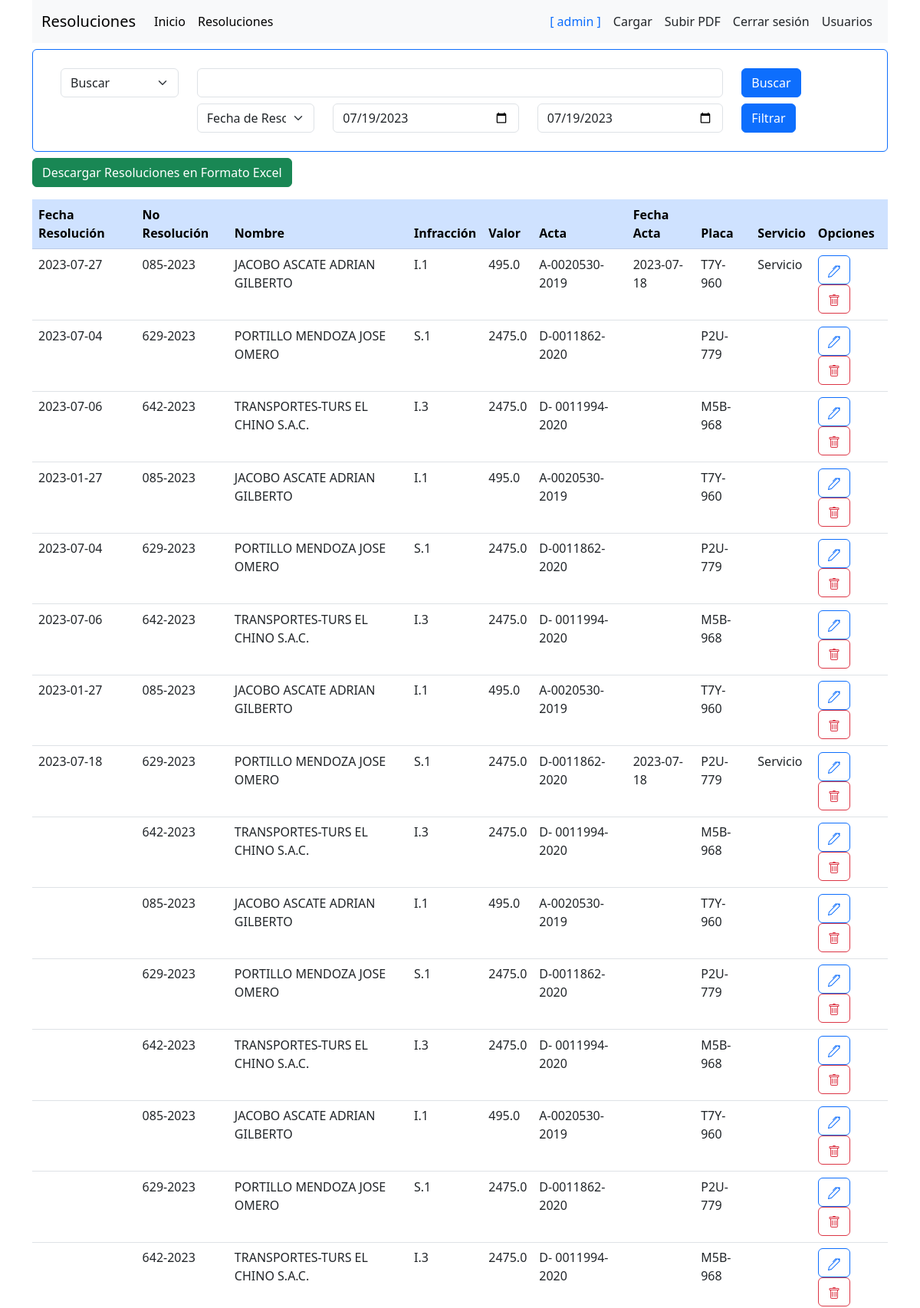
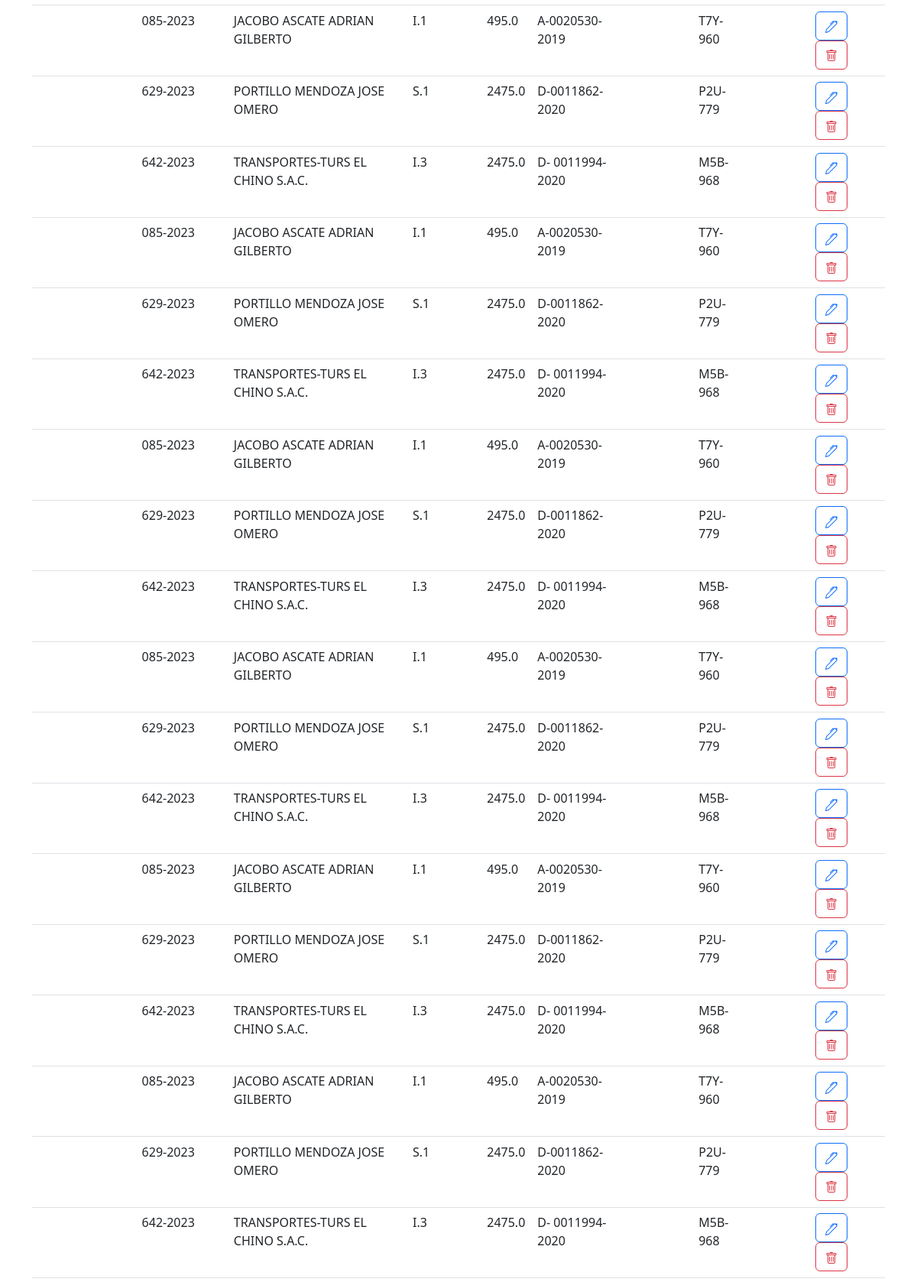
The app's page /resoluciones (signed in, upper part) with its own data (2 pictures, top to bottom).
### app.py (models this page shows)
class Usuario(db.Model, UserMixin):
	id = db.Column(db.Integer, primary_key=True)
	usuario = db.Column(db.String(15))
	password = db.Column(db.String(40))
	email = db.Column(db.String(80))
	telefono = db.Column(db.String(20))
	estatus = db.Column(db.Boolean)

class Resolucion(db.Model):
	id = db.Column(db.Integer, primary_key=True)
	fresolucion = db.Column(db.String(30))
	nresolucion = db.Column(db.String(10))
	nombre = db.Column(db.String(60))
	infraccion = db.Column(db.String(5))
	valor = db.Column(db.Float)
	acta = db.Column(db.String(30))
	fechaActa = db.Column(db.String(30))
	placa = db.Column(db.String(10))
	servicio = db.Column(db.String(50))
	fecha_resolu = db.Column(db.Date)
	fecha_acta = db.Column(db.Date)

### app.py (the view, shortened to what this page needs)
@app.route('/resoluciones')
@login_required
def resoluciones():
	datos = Resolucion.query.all()
	session['datos'] = datos
	tipo = request.form.get('cboFiltro', 'buscar')
	fecha_i = datetime.date.today()
	fecha_f = datetime.date.today()
	if tipo == "buscar":
		buscar = request.args.get('buscar', '')
		datos = Resolucion.query.filter(or_(
				Resolucion.nresolucion.ilike(f'%{buscar}%'),
				Resolucion.nombre.ilike(f'%{buscar}%'),
				Resolucion.infraccion.ilike(f'%{buscar}%'),
				Resolucion.acta.ilike(f'%{buscar}%'),
				Resolucion.placa.ilike(f'%{buscar}%'),
				Resolucion.servicio.ilike(f'%{buscar}%')
			)).all()
		session['datos'] = datos
	return render_template('resol-listar.html', datos=datos, fecha_i=fecha_i, fecha_f=fecha_f)

### app.py (called while the page is built)
@login_manager.user_loader
def load_user(id):
	return Usuario.query.filter_by(id=id).first()

### templates/resol-listar.html (shortened to what this page needs)
<!DOCTYPE html>
{% extends 'base.html' %}
{% block header %}
	{% include 'navbar.html' %}
{% endblock header %}
{% block main %}
<div class="card border-primary my-2">
	<div class="card-body">
		<form method="get">
			<div class="row my-2 mx-2">
				<div class="col-lg-2">
					<select class="form-select" id="cboFiltro" name="cboFiltro">
						<option value="buscar" selected>Buscar</option>
					</select>
				</div>
				<div class="col-lg-8">
					<input type="text" class="form-control" id="buscar" name="buscar">
				</div>
				<div class="col-lg-2">
					<button type="submit" class="btn btn-primary" id="btnBuscar">Buscar</button>
				</div>
			</div>
			<div class="row my-2 mx-2">
				<div class="col-lg-2 offset-2">
					<select class="form-select" id="cboFechas" name="cboFechas">
						<option value="resol" selected>Fecha de Resolución</option>
					</select>
				</div>
				<div class="col-lg-3">
					<input type="date" class="form-control" id="fecha_ini" name="fecha_ini" value="{{ fecha_i|default('') }}">
				</div>
				<div class="col-lg-3">
					<input type="date" class="form-control" id="fecha_fin" name="fecha_fin" value="{{ fecha_f|default('') }}">
				</div>
				<div class="col-lg-2">
					<button type="submit" class="btn btn-primary" id="btnFiltrar">Filtrar</button>
				</div>
			</div>
		</form>
	</div>
</div>
<div class="mb-2">
	<a class="btn btn-success" href="{{ url_for('descargar_excel_filtro', datos=datos) }}">Descargar Resoluciones en Formato Excel</a>
</div>
<div class="table-responsive mt-3">
	<table class="table">
		<thead class="table-primary">
			<tr>
				<th>Fecha Resolución</th>
				<th>No Resolución</th>
				<th>Nombre</th>
				<th>Infracción</th>
				<th>Valor</th>
				<th>Acta</th>
				<th>Fecha Acta</th>
				<th>Placa</th>
				<th>Servicio</th>
				<th>Opciones</th>
			</tr>
		</thead>
		<tbody>
			{% for item in datos %}
				<tr>
					<td>{{ item.fecha_resolu or "" }}</td>
					<td>{{ item.nresolucion or "" }}</td>
					<td>{{ item.nombre or "" }}</td>
					<td>{{ item.infraccion or "" }}</td>
					<td>{{ item.valor or "" }}</td>
					<td>{{ item.acta or "" }}</td>
					<td>{{ item.fecha_acta or "" }}</td>
					<td>{{ item.placa or "" }}</td>
					<td>{{ item.servicio or "" }}</td>
					<td>
						<a class="btn btn-outline-primary" href="{{ url_for('resoluciones_editar', id=item.id) }}"
							role="button">
						</a>
						<a class="btn btn-outline-danger" href="{{ url_for('resoluciones_eliminar', id=item.id) }}"
							role="button">
						</a>
					</td>
				<tr>
			{% endfor %}
		</tbody>
	</table>
</div>
{% endblock main %}

### templates/navbar.html (shortened to what this page needs)
<nav class="navbar navbar-expand-lg bg-body-tertiary">
	<div class="container-fluid">
		<a class="navbar-brand" href="#">Resoluciones</a>
		<div class="collapse navbar-collapse" id="navbarSupportedContent">
			<ul class="navbar-nav me-auto mb-2 mb-lg-0">
				<li class="nav-item">
					<a class="nav-link active" aria-current="page" href="{{ url_for('home') }}">Inicio</a>
				</li>
				<li class="nav-item">
					<a class="nav-link active" aria-current="page" href="{{ url_for('resoluciones') }}">Resoluciones</a>
				</li>
			</ul>
			<ul class="navbar-nav">
				{% if current_user.is_authenticated %}
					<li class="nav-item">
						<a class="nav-link link-dark px-2 disabled text-primary" href="#">[ {{ current_user.usuario }} ]</a>
					</li>
					<li class="nav-item"><a href="{{ url_for('cargaresol') }}" class="nav-link link-dark px-2">Cargar</a></li>
					<li class="nav-item"><a href="{{ url_for('subir_pdf') }}" class="nav-link link-dark px-2">Subir PDF</a></li>
					<li class="nav-item"><a href="{{ url_for('logout') }}" class="nav-link link-dark px-2">Cerrar sesión</a></li>
				{% else %}
					<li class="nav-item"><a href="{{ url_for('login') }}" class="nav-link link-dark px-2">Iniciar sesión</a></li>
				{% endif %}
				<li class="nav-item"><a href="{{ url_for('usuarios') }}" class="nav-link link-dark px-2">Usuarios</a></li>
			</ul>
		</div>
	</div>
</nav>

### records on screen
Usuario: usuario "admin"
Resolucion: fecha_resolu "2023-07-27", nresolucion "085-2023", nombre "JACOBO ASCATE ADRIAN GILBERTO", infraccion "I.1", valor "495.0", acta "A-0020530-2019", fecha_acta "2023-07-18", placa "T7Y-960", servicio "Servicio"
Resolucion: fecha_resolu "2023-07-04", nresolucion "629-2023", nombre "PORTILLO MENDOZA JOSE OMERO", infraccion "S.1", valor "2475.0", acta "D-0011862-2020", placa "P2U-779"
Resolucion: fecha_resolu "2023-07-06", nresolucion "642-2023", nombre "TRANSPORTES-TURS EL CHINO S.A.C.", infraccion "I.3", valor "2475.0", acta "D- 0011994-2020", placa "M5B-968"
Resolucion: fecha_resolu "2023-01-27", nresolucion "085-2023", nombre "JACOBO ASCATE ADRIAN GILBERTO", infraccion "I.1", valor "495.0", acta "A-0020530-2019", placa "T7Y-960"
Resolucion: fecha_resolu "2023-07-04", nresolucion "629-2023", nombre "PORTILLO MENDOZA JOSE OMERO", infraccion "S.1", valor "2475.0", acta "D-0011862-2020", placa "P2U-779"
Resolucion: fecha_resolu "2023-07-06", nresolucion "642-2023", nombre "TRANSPORTES-TURS EL CHINO S.A.C.", infraccion "I.3", valor "2475.0", acta "D- 0011994-2020", placa "M5B-968"
Resolucion: fecha_resolu "2023-01-27", nresolucion "085-2023", nombre "JACOBO ASCATE ADRIAN GILBERTO", infraccion "I.1", valor "495.0", acta "A-0020530-2019", placa "T7Y-960"
Resolucion: fecha_resolu "2023-07-18", nresolucion "629-2023", nombre "PORTILLO MENDOZA JOSE OMERO", infraccion "S.1", valor "2475.0", acta "D-0011862-2020", fecha_acta "2023-07-18", placa "P2U-779", servicio "Servicio"
Resolucion: nresolucion "642-2023", nombre "TRANSPORTES-TURS EL CHINO S.A.C.", infraccion "I.3", valor "2475.0", acta "D- 0011994-2020", placa "M5B-968"
Resolucion: nresolucion "085-2023", nombre "JACOBO ASCATE ADRIAN GILBERTO", infraccion "I.1", valor "495.0", acta "A-0020530-2019", placa "T7Y-960"
Resolucion: nresolucion "629-2023", nombre "PORTILLO MENDOZA JOSE OMERO", infraccion "S.1", valor "2475.0", acta "D-0011862-2020", placa "P2U-779"
Resolucion: nresolucion "642-2023", nombre "TRANSPORTES-TURS EL CHINO S.A.C.", infraccion "I.3", valor "2475.0", acta "D- 0011994-2020", placa "M5B-968"
Resolucion: nresolucion "085-2023", nombre "JACOBO ASCATE ADRIAN GILBERTO", infraccion "I.1", valor "495.0", acta "A-0020530-2019", placa "T7Y-960"
Resolucion: nresolucion "629-2023", nombre "PORTILLO MENDOZA JOSE OMERO", infraccion "S.1", valor "2475.0", acta "D-0011862-2020", placa "P2U-779"
Resolucion: nresolucion "642-2023", nombre "TRANSPORTES-TURS EL CHINO S.A.C.", infraccion "I.3", valor "2475.0", acta "D- 0011994-2020", placa "M5B-968"
Resolucion: nresolucion "085-2023", nombre "JACOBO ASCATE ADRIAN GILBERTO", infraccion "I.1", valor "495.0", acta "A-0020530-2019", placa "T7Y-960"
Resolucion: nresolucion "629-2023", nombre "PORTILLO MENDOZA JOSE OMERO", infraccion "S.1", valor "2475.0", acta "D-0011862-2020", placa "P2U-779"
Resolucion: nresolucion "642-2023", nombre "TRANSPORTES-TURS EL CHINO S.A.C.", infraccion "I.3", valor "2475.0", acta "D- 0011994-2020", placa "M5B-968"
Resolucion: nresolucion "085-2023", nombre "JACOBO ASCATE ADRIAN GILBERTO", infraccion "I.1", valor "495.0", acta "A-0020530-2019", placa "T7Y-960"
Resolucion: nresolucion "629-2023", nombre "PORTILLO MENDOZA JOSE OMERO", infraccion "S.1", valor "2475.0", acta "D-0011862-2020", placa "P2U-779"
Resolucion: nresolucion "642-2023", nombre "TRANSPORTES-TURS EL CHINO S.A.C.", infraccion "I.3", valor "2475.0", acta "D- 0011994-2020", placa "M5B-968"
Resolucion: nresolucion "085-2023", nombre "JACOBO ASCATE ADRIAN GILBERTO", infraccion "I.1", valor "495.0", acta "A-0020530-2019", placa "T7Y-960"
Resolucion: nresolucion "629-2023", nombre "PORTILLO MENDOZA JOSE OMERO", infraccion "S.1", valor "2475.0", acta "D-0011862-2020", placa "P2U-779"
Resolucion: nresolucion "642-2023", nombre "TRANSPORTES-TURS EL CHINO S.A.C.", infraccion "I.3", valor "2475.0", acta "D- 0011994-2020", placa "M5B-968"
Resolucion: nresolucion "085-2023", nombre "JACOBO ASCATE ADRIAN GILBERTO", infraccion "I.1", valor "495.0", acta "A-0020530-2019", placa "T7Y-960"
Resolucion: nresolucion "629-2023", nombre "PORTILLO MENDOZA JOSE OMERO", infraccion "S.1", valor "2475.0", acta "D-0011862-2020", placa "P2U-779"
Resolucion: nresolucion "642-2023", nombre "TRANSPORTES-TURS EL CHINO S.A.C.", infraccion "I.3", valor "2475.0", acta "D- 0011994-2020", placa "M5B-968"
Resolucion: nresolucion "085-2023", nombre "JACOBO ASCATE ADRIAN GILBERTO", infraccion "I.1", valor "495.0", acta "A-0020530-2019", placa "T7Y-960"
Resolucion: nresolucion "629-2023", nombre "PORTILLO MENDOZA JOSE OMERO", infraccion "S.1", valor "2475.0", acta "D-0011862-2020", placa "P2U-779"
Resolucion: nresolucion "642-2023", nombre "TRANSPORTES-TURS EL CHINO S.A.C.", infraccion "I.3", valor "2475.0", acta "D- 0011994-2020", placa "M5B-968"
Resolucion: nresolucion "085-2023", nombre "JACOBO ASCATE ADRIAN GILBERTO", infraccion "I.1", valor "495.0", acta "A-0020530-2019", placa "T7Y-960"
Resolucion: nresolucion "629-2023", nombre "PORTILLO MENDOZA JOSE OMERO", infraccion "S.1", valor "2475.0", acta "D-0011862-2020", placa "P2U-779"
Resolucion: nresolucion "642-2023", nombre "TRANSPORTES-TURS EL CHINO S.A.C.", infraccion "I.3", valor "2475.0", acta "D- 0011994-2020", placa "M5B-968"
